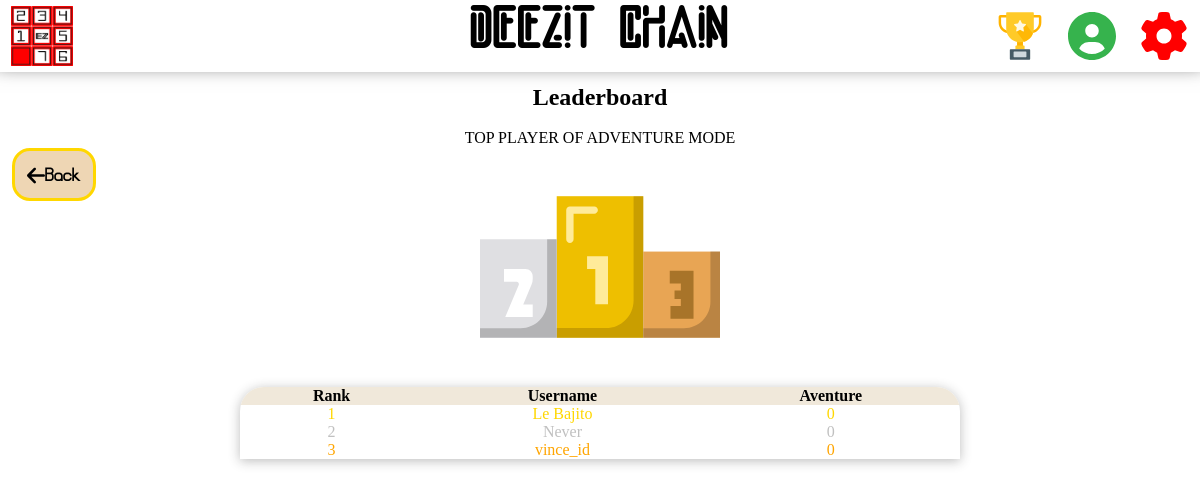
Before: /php/leaderboard_adventure.php with the older database file.
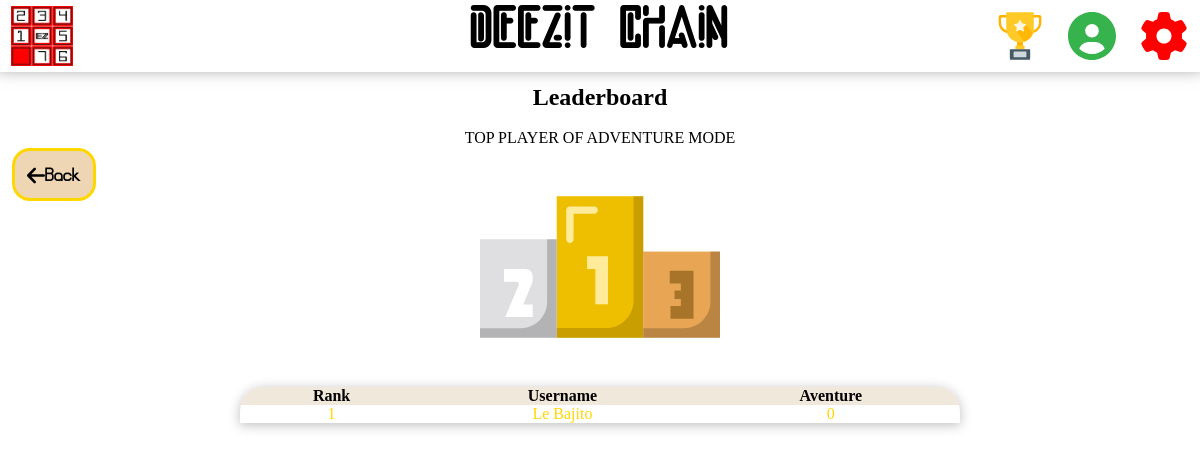
After: the same page with the newer database file.
### tables this page shows
CREATE TABLE `user` (
  `ID` int(11) NOT NULL,
  `username` varchar(64) NOT NULL,
  `password` varchar(64) NOT NULL,
  `history_lvl` int(32) NOT NULL DEFAULT '1',
  `adventure_lvl` int(32) DEFAULT NULL,
  `time_trial` int(32) DEFAULT NULL,
  `current_time_trial` int(32) DEFAULT '0'
);

### php/leaderboard_adventure.php (the view, shortened to what this page needs)
<?php require './header.php';
?>
<head>
</head>
<main>
    <div>
        <div id="wrapper">
            <a href='leaderboard.php' draggable='false' class='align-left' id='back'><image src='../image/arrow-left-solid.svg' draggable='false' id='arrow-light' alt='arrow'/></image> Back</a>
        <h2 class="align-center">Leaderboard</h2>
        <br>
        <h4 class="align-center">TOP PLAYER OF ADVENTURE MODE</h4>
        </div>
        <?php
        include("connexion_db.php");
        $requete = "SELECT username,adventure_lvl FROM user ORDER BY adventure_lvl DESC, username ASC limit 8";
        $resultat = mysqli_query($connexion, $requete);
        if ($resultat == FALSE) {
            echo "<p>Erreur d'exécution de la requete :".mysqli_error($connexion)."</p>";
            die();
        }
        else {
            echo "<img src='../image/podium.svg' id='podium' alt='podium' draggable='false'/>";
            echo "<table><tr>
						<th>Rank</th>
						<th>Username</th>
						<th>Aventure</th>
					</tr>";
            $nbreLignes = mysqli_num_rows($resultat);
            $i=0;
            if ($nbreLignes > 0) {
                while ($row = mysqli_fetch_assoc($resultat)) {
                    echo "<tr>";
                    $i += 1;
                    if (isset($_SESSION['username'])){
                        if ($row['username'] == $_SESSION['username']) {
                            echo "<td class='active rank$i'>$i</td>";
                            echo "<td class='active rank$i'>$row[username]</td>";
                            echo "<td class='active rank$i'>$row[adventure_lvl]</td>";
                        }
                        else{
                            echo "<td class='rank$i'>$i</td>";
                            echo "<td class='rank$i'>$row[username]</td>";
                            echo "<td class='rank$i'>$row[adventure_lvl]</td>";
                        }
                    }
                    else{
                        echo "<td class='rank$i'>$i</td>";
                        echo "<td class='rank$i'>$row[username]</td>";
                        echo "<td class='rank$i'>$row[adventure_lvl]</td>";
                    }
                }
            }
        }
        echo "</table>";
        ?>
    </div>
</main>

### php/header.php (shortened to what this page needs)
<?php session_start();
$array = explode('/', $_SERVER['PHP_SELF']);
$nom = explode('.', end($array))[0];?>
<!DOCTYPE html>
<html lang="fr">
<head>
    <link rel="stylesheet" href="../css/header.css" id="header_theme">
    <?php
    if (isset($_COOKIE["theme"])) {
        if ($_COOKIE["theme"] == "dark") {
            echo "<link rel='stylesheet' href='../css/dark_header.css' id='header_theme'>";
            echo "<link rel='stylesheet' href='../css/dark_$nom.css' id='body_theme'>";
        } else {
            echo "<link rel='stylesheet' href='../css/header.css' id='header_theme'>";
            echo "<link rel='stylesheet' href='../css/$nom.css' id='body_theme'>";
        }
    } else {
        echo "<link rel='stylesheet' href='../css/header.css' id='header_theme'>";
        echo "<link rel='stylesheet' href='../css/$nom.css' id='body_theme'>";
    }
    ?>
</head>
<body>
<header>
    <div class="header">
        <div class="logo">
            <?php if(isset($_COOKIE["theme"])) {
                if ($_COOKIE["theme"] == "light") {
                    echo "<a draggable='false' href='index.php'><img draggable='false' src='../image/logowhite.gif' alt='logo'></a>";
                }
                if ($_COOKIE["theme"] == "dark") {
                    echo "<a draggable='false' href='index.php'><img draggable='false' src='../image/logodark.gif' alt='logo'></a>";
                }
            }
            else {
                echo "<a draggable='false' href='index.php'><img draggable='false' src='../image/logowhite.gif' alt='logo'></a>";
            }?>
        </div>
        <div class="center-txt">
        </div>
        <div class="titre">
            <h1 id="test"> DeEZit Chain </h1>
        </div>
        <div class="classement">
            <a draggable="false" href="leaderboard.php"><img draggable="false" src="../image/trophy.svg" id='trophy' alt="trophy"></a>
        </div>
        <?php if(isset($_SESSION['username'])) { echo
        "<div class='login'>
            <img draggable='false' src='../image/login.svg' alt='login'>
            <div class='pop-up'>
                Bonjour ".$_SESSION['username']."
                <br />
                <a draggable='false' href='logout.php'>Se déconnecter</a>
            </div>
        </div>";
        } else { echo "
        <div class='login'>
            <a draggable='false' href='login.php'>
                <img draggable='false' src='../image/login.svg' alt='login'>
            </a>
        </div>";
        }
        ?>
        <div class="setting">
            <a draggable='false' href="setting.php">
                <img draggable='false' src="../image/setting.svg" alt="setting">
            </a>
        </div>
    </div>
</header>

### css/header.css (style rules this page uses)
* { margin: 0; padding: 0; }
.logo img { display: block; position: relative; width: auto; height: 5vw; margin-top: 0.5vw; margin-right: auto; margin-left: auto; vertical-align: middle; user-select: none; }
.classement img { display: block; position: relative; text-align: center; margin-right: auto; margin-left: auto; width: auto; height: 4vw; margin-top: 1vw; user-select: none; transition: transform 0.5s; }
.titre { font-size: 2vw; font-family: Ezcriture, monospace; text-align: center; padding-top: 1vw; user-select: none; }
.header .login img, .header .login a img { display: block; position: relative; text-align: center; margin-right: auto; margin-left: auto; width: auto; height: 4vw; margin-top: 1vw; filter: invert(63%) sepia(20%) saturate(1569%) hue-rotate(79deg) brightness(89%) contrast(82%); user-select: none; }
.header .setting a img { display: block; position: relative; text-align: center; margin-right: auto; margin-left: auto; width: auto; height: 4vw; margin-top: 1vw; filter: invert(23%) sepia(76%) saturate(6722%) hue-rotate(356deg) brightness(94%) contrast(127%); user-select: none; transition: transform 0.3s; }
.header { display: grid; grid-template-columns: 7vw 11vw 64vw 6vw 6vw 6vw; grid-template-rows: 6vw; box-shadow: 0 -1vw 1.3vw 0.3vw rgba(0, 0, 0, 0.75); -webkit-box-shadow: 0 -1vw 1.6vw 0.3vw rgba(0, 0, 0, 0.75); -moz-box-shadow: 0 -1vw 1.3vw 0.3vw rgba(0, 0, 0, 0.75); overflow: hidden; }
.login img { transition: transform 0.3s; }

### css/leaderboard_adventure.css (style rules this page uses)
tr { text-align: center; }
td { text-align: center; }
th { text-align: center; padding: 0vw 1vw ; background: #F0E8DA; }
.rank1 { color:gold }
div h2 { text-align: center; font-weight: bold; padding-top: 1vw; }
h4 { text-align: center; font-weight: lighter; }
table, th, td { text-align: center; margin-left: auto; margin-right: auto; }
table { border-collapse: collapse; border-spacing: 0; width: 60%; border-radius: 2vw 2vw 0 0; overflow: hidden; box-shadow: 0 2px 12px rgba(32,32,32,.3); }
#podium { display: block; height: 20vw; width: 30vw; margin-left: auto; margin-right: auto; z-index: 4; }
#back { background-color: #eed6b4; border: 0.3vw gold solid; border-radius: 1.5vw; padding: 1vw; text-decoration: none; color: black; font-family: rounded, serif; font-size: 1.5vw; top:18.5%; margin-left: 1vw; display: inline-table; flex-direction: column; justify-content: center; align-items: center; }
#arrow-light { display: inline-block; width: 1.5vw; vertical-align: text-bottom; }
.align-left { position:absolute; }
#wrapper { text-align:left; }
.align-center { text-align: center; }
.rank2 { color: silver; }
.rank3 { color: orange }

Changed rows visible on the page:
removed user: username "Never", adventure_lvl "0"
removed user: username "vince_id", adventure_lvl "0"
